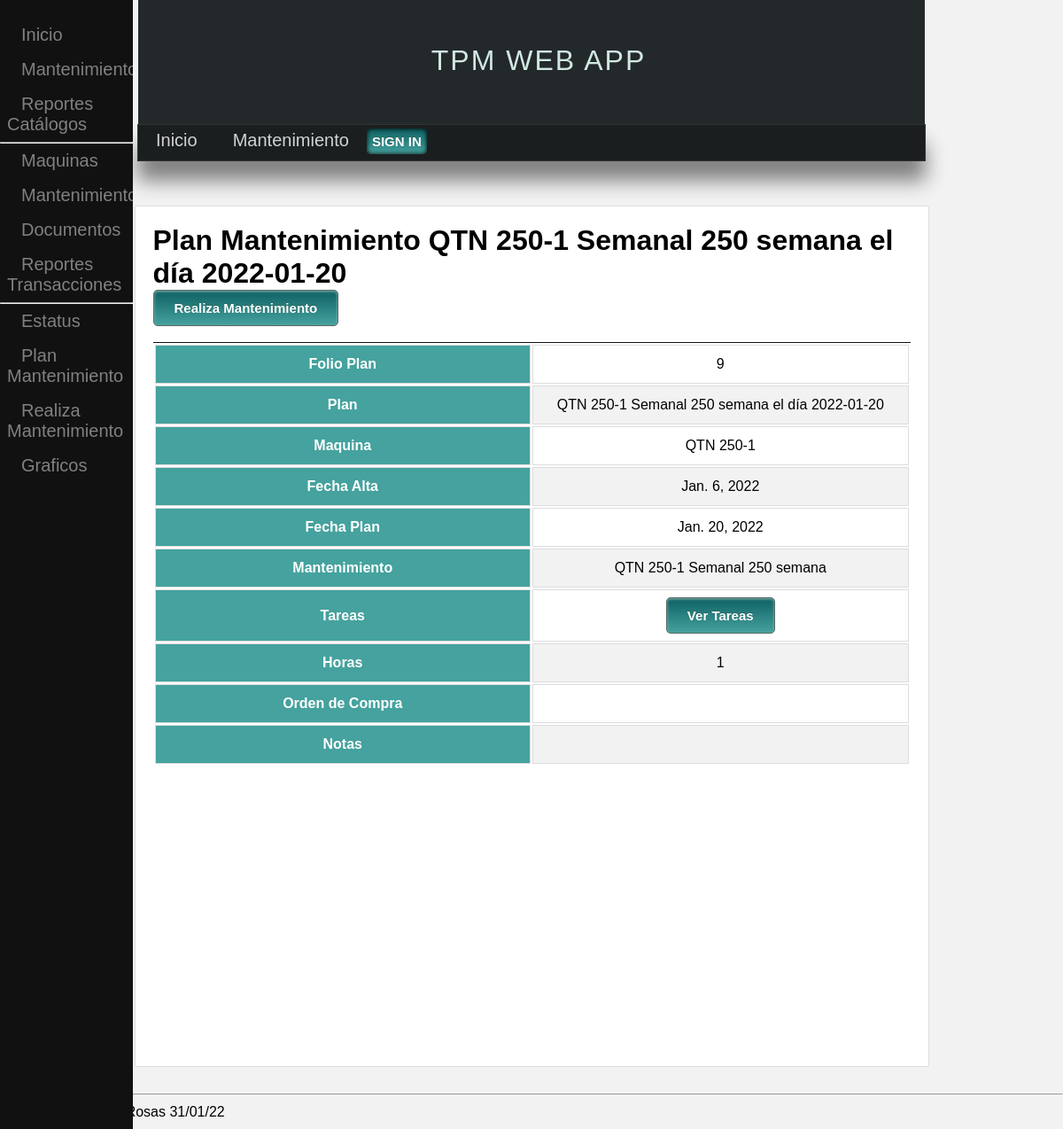
Screenshot of /mantenimiento/transacciones/plan-mant/9 with the database file from the repository.
### mantt/models.py (models this page shows)
class Plan_mant(models.Model):
    fecha_alta = models.DateField(auto_now=True)
    fecha_plan = models.DateField()
    cod_kepler_prov = models.CharField(max_length=10, blank=True, verbose_name='Codigo Proveedor Kepler')
    orden_compra = models.CharField(max_length=50, blank=True)
    horas_plan = models.PositiveIntegerField(default=1,validators=[MinValueValidator(1)])
    mant = models.ForeignKey(Mantenimiento, on_delete=CASCADE)
    notas_plan = models.TextField(max_length=500, blank=True)
    class Meta:
        constraints = [models.UniqueConstraint(fields=['fecha_plan','mant'], name='Cons_plan_mant')]
        ordering = ['mant__maquina__modelo__tipo__area','mant__maquina__nombre_maquina']
    def __str__(self):
        return '{} el día {}'.format(self.mant, self.fecha_plan)

class Mantenimiento(models.Model):
    nombre_mant = models.CharField(max_length=100, blank=False, verbose_name='Mantenimiento')
    class tipo_mant(models.TextChoices):
        Preventivo = 'Preventivo'
        Correctivo = 'Correctivo'
    tipo = models.CharField(max_length=10, choices=tipo_mant.choices)
    class periodicidad(models.TextChoices):
        unico = 'Unico'
        semanal = 'Semanal'
        quincenal = 'Quincenal'
        mensual = 'Mensual'
        bimestral = 'Bimestral'
        trimestral = 'Trimestral'
        semestral = 'Semestral'
        anual = 'Anual'
    periodo = models.CharField(max_length=20, choices=periodicidad.choices)
    maquina = models.ForeignKey(Maquina, on_delete=CASCADE)
    class Meta:
        ordering = ['maquina','periodo']
    def __str__(self):
        return '{} {} {}'.format(self.maquina, self.periodo,self.nombre_mant)

class Maquina(models.Model):
    nombre_maquina = models.CharField(max_length=100, blank=False, verbose_name='Maquina',unique=True)
    modelo = models.ForeignKey(Modelo, on_delete=DO_NOTHING)
    no_serie = models.CharField(max_length=100)
    codigo_kepler = models.CharField(max_length=100)
    imagen = models.ImageField(blank=True,upload_to='maquina_master')
    def __str__(self):
        return '{}'.format(self.nombre_maquina)

### mantt/views/planes_mant.py (the view)
# urls.py: path('mantenimiento/transacciones/plan-mant/<int:plan_mant>',mt.consulta_plan_mant, name='consulta_plan_mant'),
def consulta_plan_mant(request,plan_mant):
    plan_mant = Plan_mant.objects.get(id=plan_mant)
    return render(request,'Transacciones/Plan_Mant/consulta_plan_mant.html',{
        'plan_mant' : plan_mant
    })

### mantt/templates/Transacciones/Plan_Mant/consulta_plan_mant.html (shortened to what this page needs)
{% extends 'base.html' %}
{% block content %}
{% load static %}
{% include 'sidenav_mant.html' %}
<h1 class="title">Plan Mantenimiento {{plan_mant}}</h1>
<h3> <button type="button" onclick="location.href='{% url 'alta_realiza_mant_2' plan_mant.id%}'"> Realiza Mantenimiento </button> </h3>
<br>
<table>
    <tr>
        <th> Folio Plan </th>
        <td> {{plan_mant.id}} </td>
    </tr>
    <tr>
        <th> Plan </th>
        <td> {{plan_mant}} </td>
    </tr>
    <tr>
        <th> Maquina </th>
        <td> {{plan_mant.mant.maquina}} </td>
    </tr>
    <tr>
        <th> Fecha Alta </th>
        <td> {{plan_mant.fecha_alta}} </td>
    </tr>
    <tr>
        <th> Fecha Plan </th>
        <td> {{plan_mant.fecha_plan}} </td>
    </tr>
    <tr>
        <th> Mantenimiento </th>
        <td>  {{plan_mant.mant}}  </td>
    </tr>
    <tr>
        <th> Tareas </th>
        <td> <button type="button" onclick="location.href='{% url 'repxtareas' plan_mant.mant.id%}'">Ver Tareas</button>  </td>
    </tr>
    <tr>
        <th> Horas </th>
        <td> {{plan_mant.horas_plan}} </td>
    </tr>
    <tr>
        <th> Orden de Compra </th>
        <td> {{plan_mant.orden_compra}} </td>
    </tr>
    <tr>
        <th> Notas </th>
        <td> {{plan_mant.notas}} </td>
    </tr>
</table>
<br>
{% endblock %}

### static/css/styles.css (style rules this page uses)
* { margin: 0px; padding: 0px; font-family:Arial, Helvetica, sans-serif; text-decoration: none; }
body { background-color: #f2f2f2; }
button { box-shadow:inset 0px 1px 3px 0px #91b8b3; background:linear-gradient(to bottom, #116466 5%, #45a29e 100%); background-color:#45a29e; border-radius:5px; border:1px solid #566963; display:inline-block; cursor:pointer; color:#ffffff; font-family:Arial; font-size:15px; font-weight:bold; padding:11px 23px; text-decoration:none; text-shadow:0px -1px 0px #2b665e }
table { display: table; width: 100%; border-top: 1px solid #111; table-layout: fixed; text-align: center; }
table td, table th { border: 1px solid #ddd; padding: 8px; }
table tr:nth-child(even) { background-color: #f2f2f2; }
table th { padding-top: 12px; padding-bottom: 12px; text-align: center; background-color: #45a29e; color: white; }

### rows the page displays
Plan_mant: mant+fecha_plan "QTN 250-1 Semanal 250 semana el día 2022-01-20", id "9", mant.maquina "QTN 250-1", fecha_alta "Jan. 6, 2022", fecha_plan "Jan. 20, 2022", mant "QTN 250-1 Semanal 250 semana", horas_plan "1"
